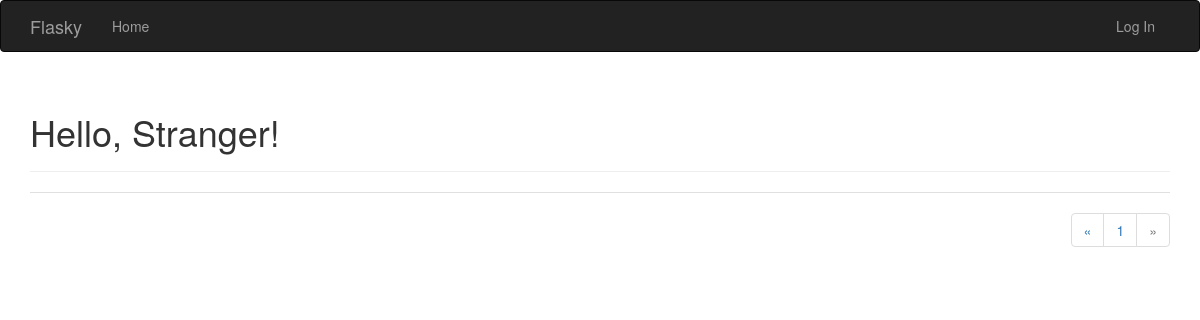
Page /?page=4 on the earlier database version.
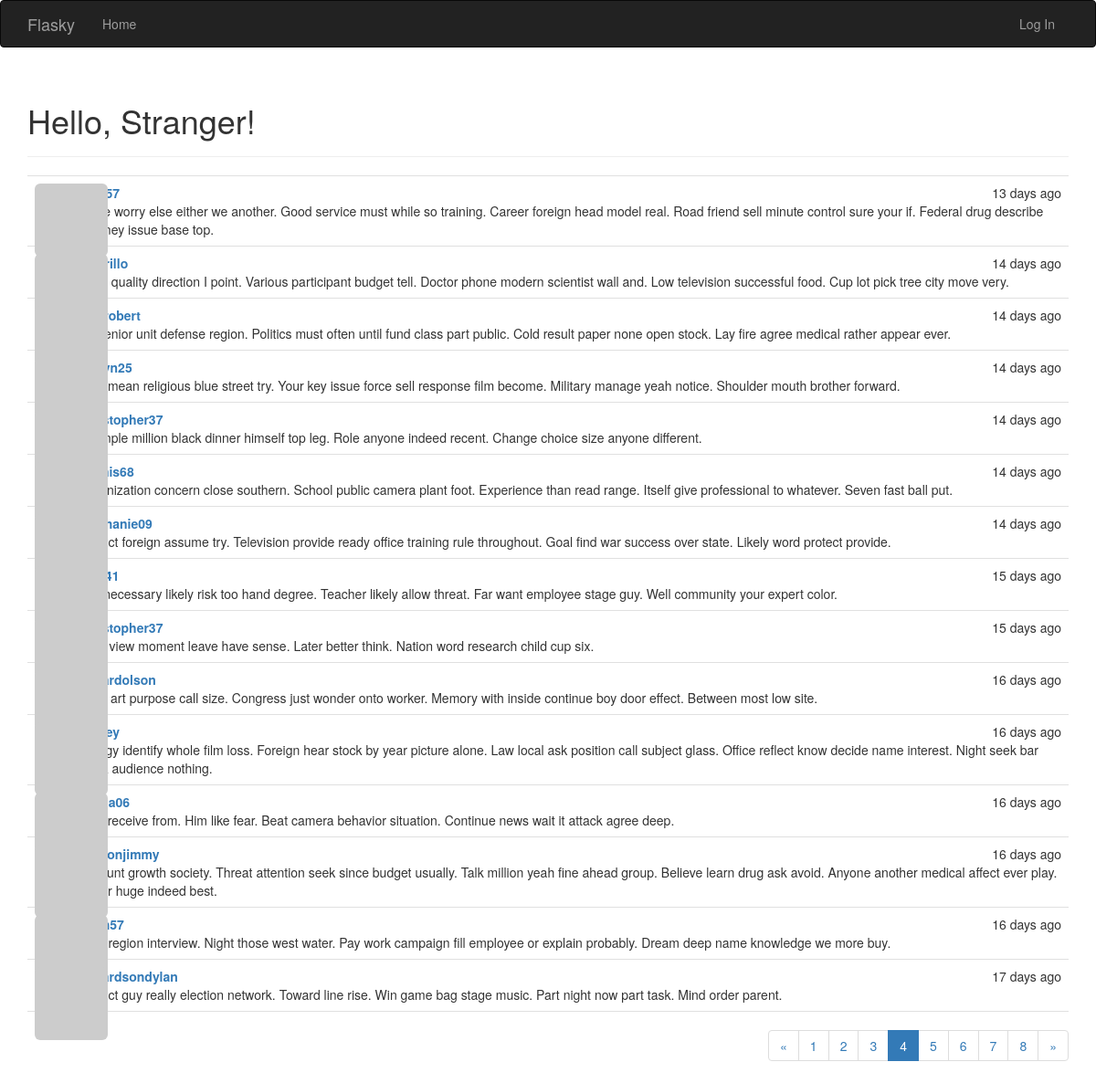
Same page on the later database version.
### app/models.py (models this page shows, shortened)
class Post(db.Model):
    __tablename__ = 'posts'
    id = db.Column(db.Integer, primary_key=True)
    body = db.Column(db.Text)
    timestamp = db.Column(db.DateTime, index=True, default=datetime.utcnow)
    auth_id = db.Column(db.Integer, db.ForeignKey('users.id'))

class User(UserMixin, db.Model):
    __tablename__ = 'users'
    id = db.Column(db.Integer, primary_key=True)
    email = db.Column(db.String(64), unique=True, index=True)
    username = db.Column(db.String(64), unique=True, index=True)
    password_hash = db.Column(db.String(128))
    role_id = db.Column(db.Integer, db.ForeignKey('roles.id'))
    confirmed = db.Column(db.Boolean, default=False)
    name = db.Column(db.String(64))
    location = db.Column(db.String(64))
    about_me = db.Column(db.Text())
    member_since = db.Column(db.DateTime(), default=datetime.utcnow)
    last_seen = db.Column(db.DateTime(), default=datetime.utcnow)
    avatar_hash = db.Column(db.String(32))
    posts = db.relationship('Post', backref='author', lazy='dynamic')
    @property
    def password(self):
        raise AttributeError('password is not a readable attribute')
    def gravatar(self, size=100, default='identicon', rating='g'):
        if request.is_secure:
            url = 'https://secure.gravatar.com/avatar'
        else:
            url = 'http://secure.gravatar.com/avatar'
        hash = hashlib.md5(self.email.lower().encode('utf-8')).hexdigest()
        return f'{url}/{hash}?s={size}&d={default}&r={rating}'

### app/main/views.py (the view)
@main.route('/', methods=['GET', 'POST'])
def index():
    form = PostForm()
    if current_user.can(Permission.WRITE) and form.validate_on_submit():
        post = Post(body=form.body.data,
                    author=current_user._get_current_object())
        db.session.add(post)
        db.session.commit()
        return redirect(url_for('.index'))
    page = request.args.get('page', 1, type=int)
    pagination = Post.query.order_by(Post.timestamp.desc()).paginate(
        page, per_page=current_app.config['FLASKY_POSTS_PER_PAGE'],
        error_out=False)
    posts = pagination.items
    return render_template('index.html', form=form, posts=posts,
                           pagination=pagination)

### app/auth/views.py (called while the page is built)
@auth.before_app_request
def before_request():
    if current_user.is_authenticated:
        current_user.ping()
        if not current_user.confirmed \
                and request.blueprint != 'auth' \
                and request.endpoint != 'static':
            return redirect(url_for('auth.unconfirmed'))

### app/main/__init__.py (called while the page is built)
@main.app_context_processor
def inject_permissions():
    return dict(Permission=Permission)

### app/models.py (called while the page is built)
    def can(self, permissions):
        return False

### app/templates/index.html (shortened to what this page needs)
{% extends "base.html" %}
{% import "bootstrap/wtf.html" as wtf %}
{% import "_macros.html" as macros %}
{% block page_content %}
<div class="page-header">
    <h1>Hello,
{% if current_user.is_authenticated %}{{ current_user.username }}{% else %}Stranger{% endif %}!</h1>
</div>
{% include '_posts.html' %}
<div class="pagination">
    {{ macros.pagination_widget(pagination, '.index') }}
</div>
{% endblock %}

### app/templates/_posts.html
<ul class="posts">
    {% for post in posts %}
    <li class="post">
        <div class="profile-thumbnail">
            <a href="{{ url_for('.user', username=post.author.username) }}">
                <img class="img-rounded profile-thumbnail" src="{{ post.author.gravatar(size=40) }}">
            </a>
        </div>
        <div class="post-date">{{ moment(post.timestamp).fromNow() }}</div>
        <div class="post-author">
            <a href="{{ url_for('.user', username=post.author.username) }}">
                {{ post.author.username }}
            </a>
        </div>
        <div class="post-body">{{ post.body }}</div>
    </li>
    {% endfor %}
</ul>

Differences in the rows shown:
added Post: timestamp "13 days ago", body "Smile worry else either we another. Good service must while so training. Career foreign head model real. Road friend sell minute control sure your if. Federal drug describe attorney issue base top."
added Post: timestamp "14 days ago", body "Bank quality direction I point. Various participant budget tell. Doctor phone modern scientist wall and. Low television successful food. Cup lot pick tree city move very."
added Post: timestamp "14 days ago", author.username "ellisrobert", body "So senior unit defense region. Politics must often until fund class part public. Cold result paper none open stock. Lay fire agree medical rather appear ever."
added Post: timestamp "14 days ago", body "Rich mean religious blue street try. Your key issue force sell response film become. Military manage yeah notice. Shoulder mouth brother forward."
added Post: timestamp "14 days ago", author.username "christopher37", body "Example million black dinner himself top leg. Role anyone indeed recent. Change choice size anyone different."
added Post: timestamp "14 days ago", body "Organization concern close southern. School public camera plant foot. Experience than read range. Itself give professional to whatever. Seven fast ball put."
added Post: timestamp "14 days ago", author.username "stephanie09", body "Project foreign assume try. Television provide ready office training rule throughout. Goal find war success over state. Likely word protect provide."
added Post: timestamp "15 days ago", body "Our necessary likely risk too hand degree. Teacher likely allow threat. Far want employee stage guy. Well community your expert color."
added Post: timestamp "15 days ago", author.username "christopher37", body "After view moment leave have sense. Later better think. Nation word research child cup six."
added Post: timestamp "16 days ago", author.username "richardolson", body "Time art purpose call size. Congress just wonder onto worker. Memory with inside continue boy door effect. Between most low site."
added Post: timestamp "16 days ago", body "Energy identify whole film loss. Foreign hear stock by year picture alone. Law local ask position call subject glass. Office reflect know decide name interest. Night seek bar stock audience nothing."
added Post: timestamp "16 days ago", body "Best receive from. Him like fear. Beat camera behavior situation. Continue news wait it attack agree deep."
added Post: timestamp "16 days ago", author.username "mortonjimmy", body "Account growth society. Threat attention seek since budget usually. Talk million yeah fine ahead group. Believe learn drug ask avoid. Anyone another medical affect ever play. Cover huge indeed best."
added Post: timestamp "16 days ago", body "Step region interview. Night those west water. Pay work campaign fill employee or explain probably. Dream deep name knowledge we more buy."
added Post: timestamp "17 days ago", author.username "richardsondylan", body "Reflect guy really election network. Toward line rise. Win game bag stage music. Part night now part task. Mind order parent."
Other differences:
new list line: "2"
new list line: "3"
new list line: "4"
new list line: "5"
new list line: "6"
new list line: "7"
new list line: "8"
